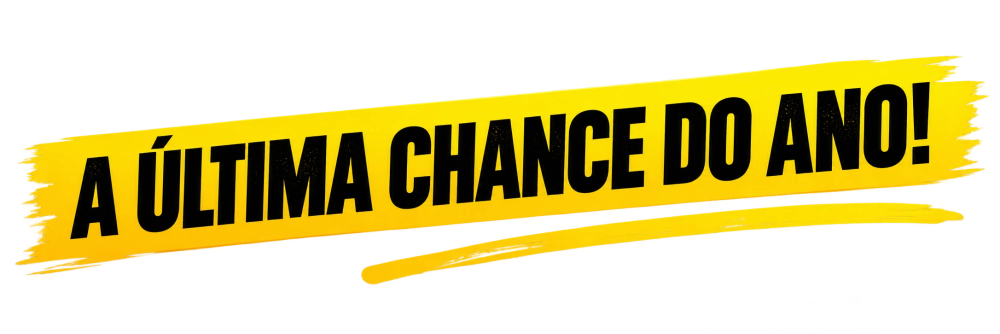
#> input picture video-painel-led/camada_faixa.webp, 2000 x 667 px, given in place of camada_faixa.webp1.webp, which was not available (shown at 1/2 size)
$ python render.py ../../../video-painel-led/camada_faixa.webp ../../../video-painel-led/camada_fundo.webp ../../../video-painel-led/camada_fundo.webp
#> lines starting #> are read from the running program, lines starting #| are printed output that depends on the picture
"""Renderiza o story 1080x1920 (15 s, 30 fps) com as linhas em movimento."""
import json, subprocess, sys
import numpy as np, cv2
from PIL import Image

I, L, OUT = sys.argv[1], sys.argv[2], sys.argv[3]
PREVIEW = len(sys.argv) > 4  # gera só alguns quadros-chave
W, H, FPS, DUR = 1080, 1920, 30, 15.0

f32 = lambda im: np.asarray(im).astype(np.float32) / 255
bgA = f32(Image.open(I + '1.webp').convert('RGB'))
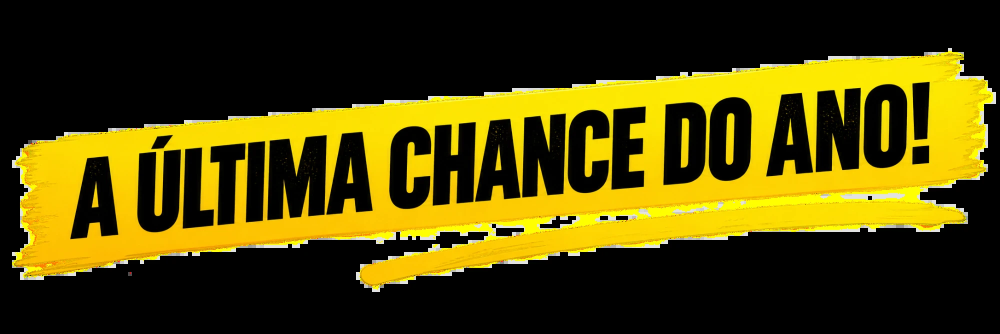
#> bgA: shape (667, 2000, 3) float32 (shown at 1/2 size); mean R, G, B 0.302, 0.263, 0.0213
bgB = f32(Image.open(L + 'bg5_clean.png').convert('RGB'))
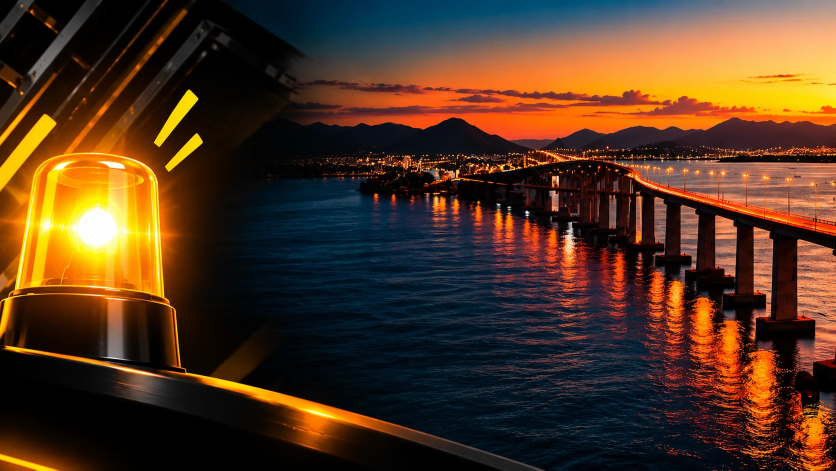
#> input picture video-painel-led/camada_fundo.webp, 1671 x 941 px, given in place of camada_fundo.webpbg5_clean.png, which was not available (shown at 1/2 size)
mat = f32(Image.open(L + 'mat_mask.png').convert('L'))
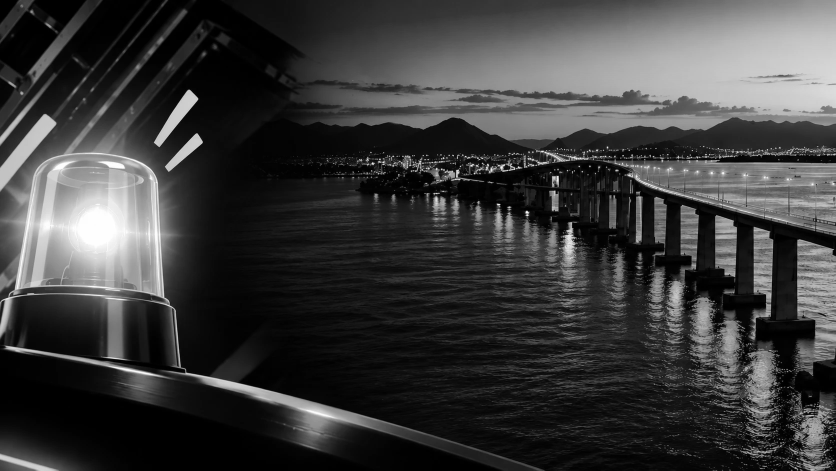
#> mat: shape (941, 1671) float32 (shown at 1/2 size); min 0, max 1, mean 0.233
#> (the run stopped early here; a loop or call above may not have finished)
